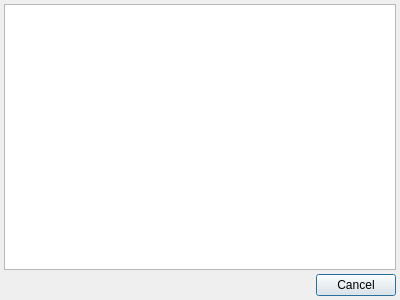
<?xml version="1.0" encoding="UTF-8"?>
<ui version="4.0">
 <class>Logger</class>
 <widget class="QDialog" name="Logger">
  <property name="geometry">
   <rect>
    <x>0</x>
    <y>0</y>
    <width>400</width>
    <height>300</height>
   </rect>
  </property>
  <property name="windowTitle">
   <string>Dialog</string>
  </property>
  <property name="modal">
   <bool>true</bool>
  </property>
  <layout class="QGridLayout" name="gridLayout">
   <property name="margin">
    <number>4</number>
   </property>
   <property name="spacing">
    <number>4</number>
   </property>
   <item row="0" column="0">
    <widget class="QTextBrowser" name="textBrowser"/>
   </item>
   <item row="1" column="0">
    <widget class="QDialogButtonBox" name="buttonBox">
     <property name="orientation">
      <enum>Qt::Horizontal</enum>
     </property>
     <property name="standardButtons">
      <set>QDialogButtonBox::Cancel</set>
     </property>
    </widget>
   </item>
  </layout>
 </widget>
 <resources/>
 <connections/>
</ui>
